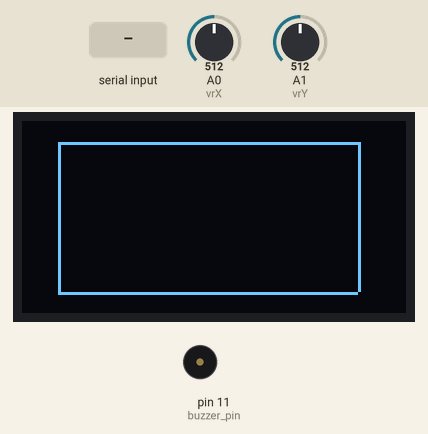
Recording of a sketch running on a simulated Arduino Uno, built with avr-gcc and run on an emulated ATmega328P. On the bench: 128×64 one-colour display, buzzer (waves = sounding). The test bench sets the inputs (shaded band); at power-on: A0 (vrX) = 512, A1 (vrY) = 512. What the sketch prints to the serial monitor is not drawn.

Above: at 1.2 s.
1.3 s: "90,45\n" received over Serial
At 1.7 s:
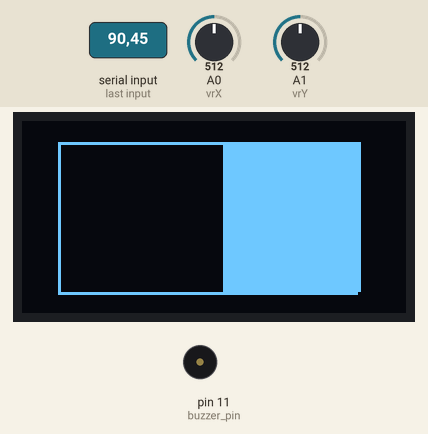
2.8 s: "1,1\n" received over Serial
At 3.42 s:
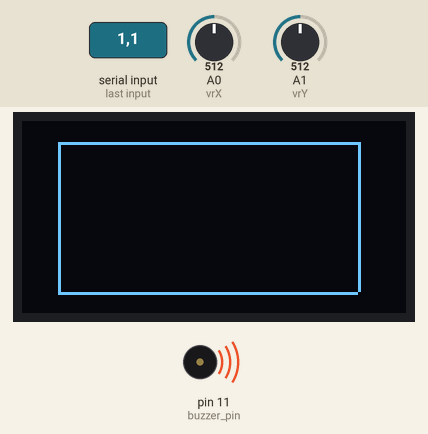
4.9 s: A0 (vrX) set to 108
6.4 s: A0 (vrX) set to 90
9.4 s: A1 (vrY) set to 11
10.9 s: A1 (vrY) set to 8
Timing chart, 0 to 13.4 s (numbered marks = the images above; inputs shaded):
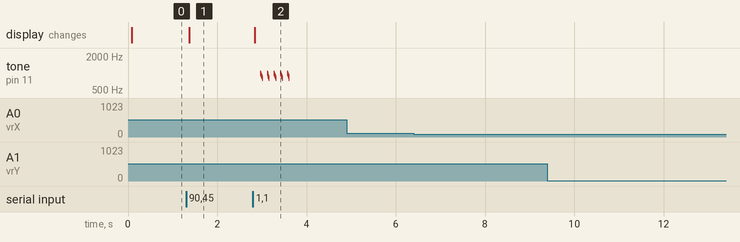

Measured:
- after the input at 1.3 s, the display: changes after 0.07 s (image 1)
- after the input at 2.8 s, tone on pin 11 (buzzer_pin): silent → 1000 Hz after 0.17 s, then repeats every 0.15 s: 950 Hz 0.01 s, 900 Hz 0.01 s, 850 Hz 0.01 s, 800 Hz 0.01 s, silent 0.10 s, 1000 Hz 0.01 s, until it stays silent from 3.6 s; the display: changes at once (image 2)
- after the input at 4.9 s, every drawn part: stays the same
- after the input at 6.4 s, every drawn part: stays the same
- after the input at 9.4 s, every drawn part: stays the same
- after the input at 10.9 s, every drawn part: stays the same

The sketch:

main.ino
```cpp
#include <SPI.h>
#include <Wire.h>
#include <Adafruit_GFX.h>
#include <Adafruit_SSD1306.h>

# define WIDTH 128
# define LENGTH 64

#define OLED_RESET     -1
#define SCREEN_ADDRESS 0x3C

# define PUSH 7
# define vrX 0
# define vrY 1
int xval;
int yval;

const int buzzer_pin = 11;

int allX[] = {512, 512};
int allY[] = {512, 512};

Adafruit_SSD1306 display(WIDTH, LENGTH, &Wire, OLED_RESET);

void create_display_box(){
    for(int i=12; i<112; ++i){
        display.drawPixel(i, 7, SSD1306_WHITE);
    }
    for(int i=7; i<57; ++i){
        display.drawPixel(12, i, SSD1306_WHITE);
    }
    for(int i=7; i<57; ++i){
        display.drawPixel(112, i, SSD1306_WHITE);
    }
    for(int i=12; i<112; ++i){
        display.drawPixel(i, 57, SSD1306_WHITE);
    }
    display.display();
}

void setup() {
    Serial.begin(9600);

    pinMode(vrX, INPUT);
    pinMode(vrY, INPUT);
    pinMode(buzzer_pin, OUTPUT);

    if(!display.begin(SSD1306_SWITCHCAPVCC, SCREEN_ADDRESS)) {
        Serial.println(("SSD1306 allocation failed"));
        for(;;); // Don't proceed, loop forever
    }

    display.clearDisplay();
    display.display();

    create_display_box();

    // display.display();
}

void loop() {
    // First joysrick for responsiveness
    xval = analogRead(vrX);
    yval = analogRead(vrY);
    Serial.print(xval);
    Serial.print(", ");
    Serial.println(yval);

    allX[0] = allX[1];
    allY[0] = allY[1];
    allX[1] = xval;
    allY[1] = yval;

    // Detect flick
    bool xExt = false, yExt = false;
    if(allX[0] > 575 || allX[0] < 450){
        if(allX[1] < 575 && allX[1] > 450){
            xExt = true;
        }
    }
    if(allY[0] > 575 || allY[0] < 450){
        if(allY[1] < 575 && allY[1] > 450){
            yExt = true;
        }
    }

    // Light LED if detect flick
    if(xExt || yExt){
        tone (buzzer_pin, 800, 50);
        digitalWrite(8, HIGH);
        digitalWrite(12, LOW);
        delay(50);
    }

    digitalWrite(8, LOW);
    digitalWrite(12, HIGH);

    // Info from python code
    if(Serial.available() > 0){
        String info = Serial.readStringUntil('\n');
        info.trim();

        int comma_loc = info.indexOf(',');

        String fuel_amount = info.substring(0, comma_loc);
        String gameOver = info.substring(comma_loc+1);

        // The fuel OLED
        if (info.length() > 0) {
            int fuelVal = fuel_amount.toInt();
            int barWidth = map(fuelVal, 0, 200, 0, 100);
            barWidth = constrain(barWidth, 0, 100);

            display.clearDisplay();
            create_display_box();

            if (barWidth > 0) {
                display.fillRect(112-barWidth, 7, barWidth, 50, SSD1306_WHITE);
            }
            display.display();
        }

        // Light and sound when game over
        if(gameOver == "1"){
            for(int i=0; i<5; ++i){
                digitalWrite(8, LOW);
                digitalWrite(12, HIGH);
                delay(50);
                digitalWrite(8, HIGH);
                digitalWrite(12, LOW);
                delay(50);
                for (int freq = 1000; freq >= 800; freq -= 50) {
                    tone (buzzer_pin, freq, 10);
                    delay(10);
                }
            }
        }
    }
}
```
